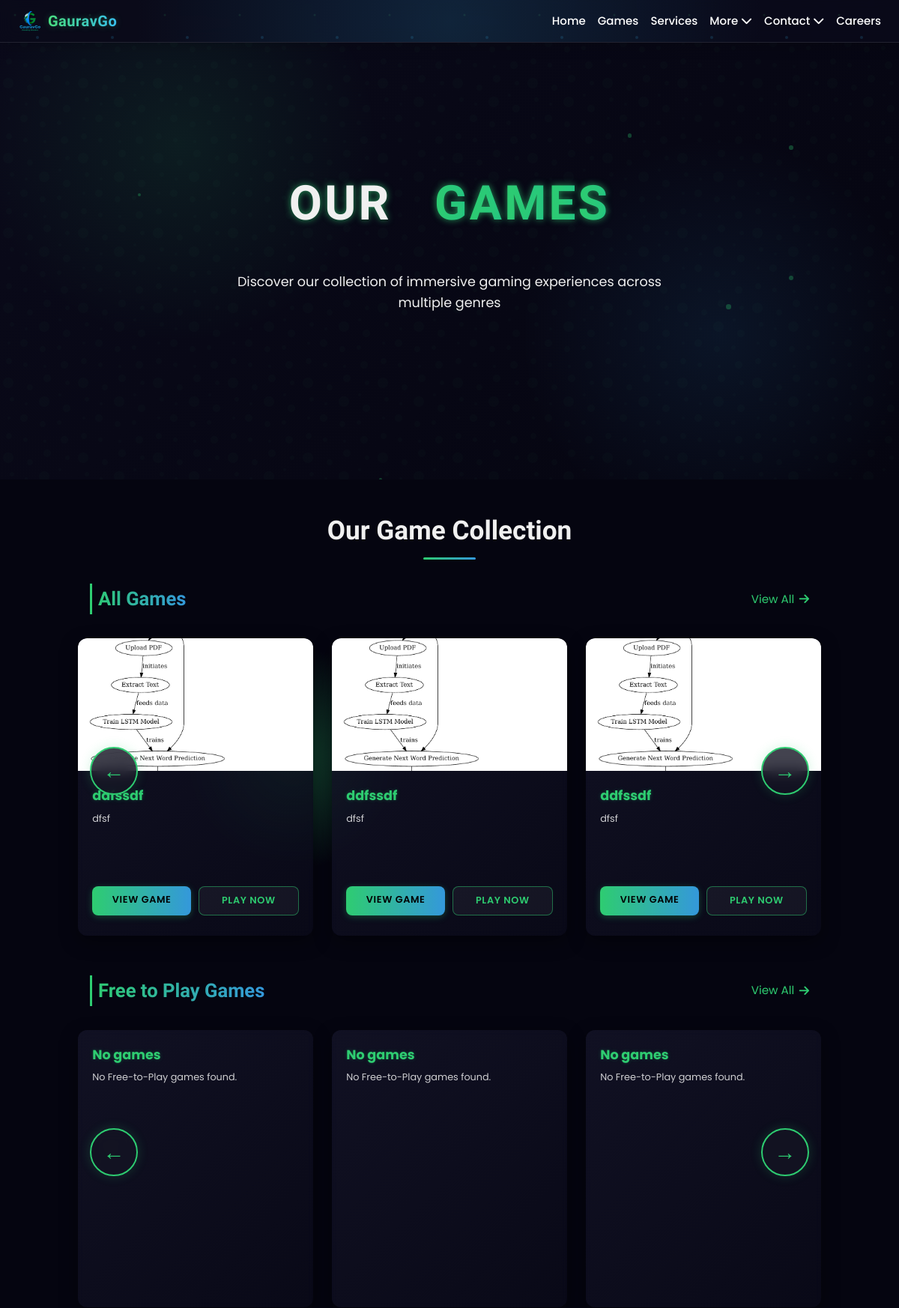
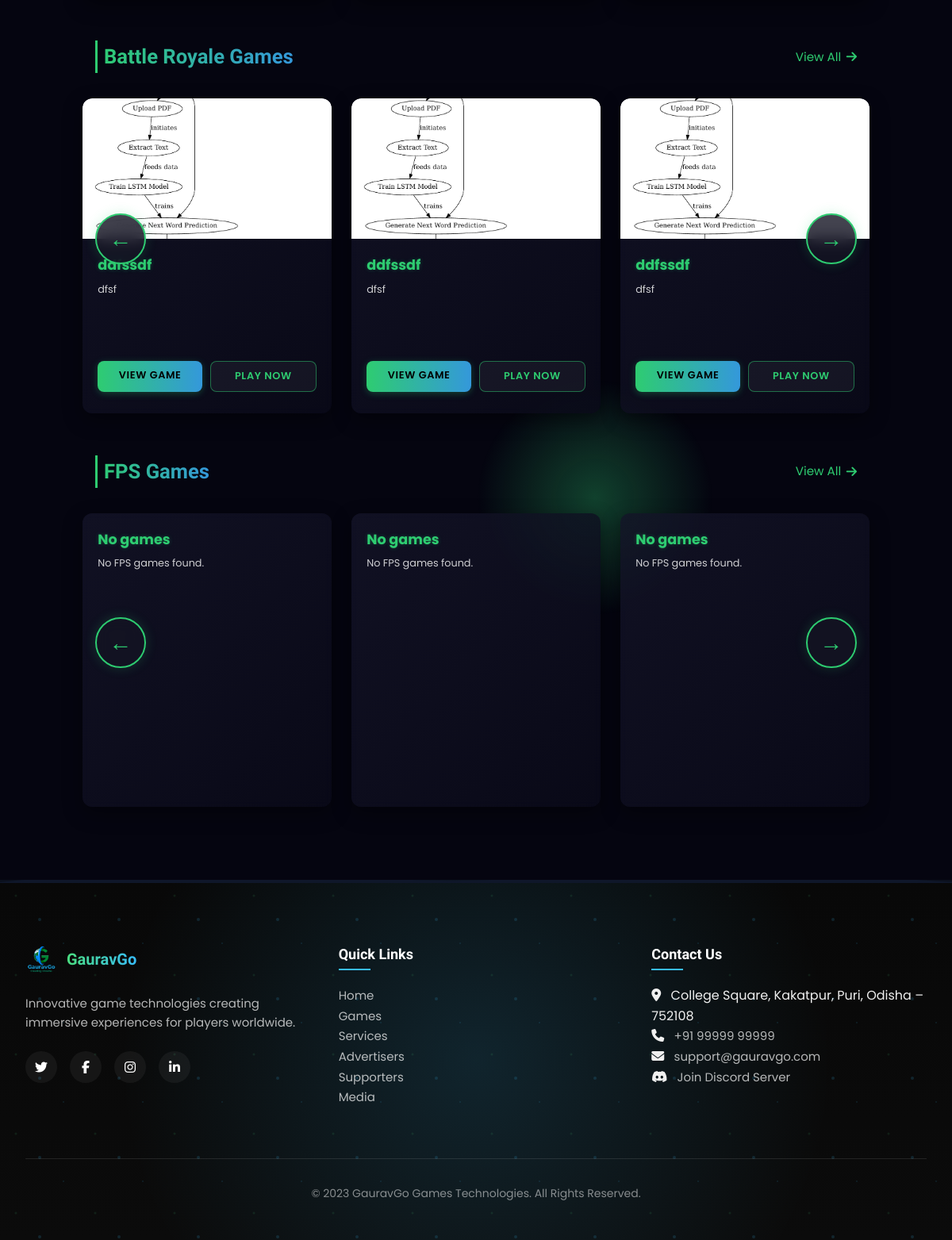
/games, run on the app's committed database (2 pictures, top to bottom).
### gauravgowebsite/models.py (models this page shows, shortened)
class Games(models.Model):
    title = models.CharField(max_length=200, null=True)
    description = models.CharField(max_length=5000, null=True)
    logo = models.ImageField(upload_to='logos/', null=True, blank=True)
    image = models.ImageField(upload_to='images/', null=True, blank=True)
    GAME_TYPE_CHOICES = [
        ('ftp', 'Free to Play Games'),
        ('br', 'Battle Royale Games'),
        ('fps', 'FPS Games'),
        ('rpg', 'RPG Games'),
        ('sim', 'Simulation Games'),
        ('other', 'Other'),
    ]
    game_type = models.CharField(max_length=20, choices=GAME_TYPE_CHOICES, default='other')
    creationdate = models.DateTimeField(auto_now_add=True)
    background_image = models.ImageField(upload_to='backgrounds/', null=True, blank=True)
    additional_description = models.TextField(null=True, blank=True)
    file_upload = models.FileField(upload_to='game_files/', null=True, blank=True)
    release_date = models.DateField(null=True, blank=True)
    publisher = models.CharField(max_length=200, default='GauravGo Games')
    rating = models.DecimalField(max_digits=3, decimal_places=1, default=5.0)
    file_size = models.CharField(max_length=50, default='31mb')
    platforms = models.CharField(max_length=200, default='Web, Android, iOS')
    youtube_link = models.URLField(null=True, blank=True)

### gauravgowebsite/views.py (the view)
# urls.py: path('games', games, name="games"),
def games(request):
    gtype = request.GET.get('type')
    if gtype:
        games_qs = Games.objects.filter(game_type=gtype).order_by('-creationdate')
    else:
        games_qs = Games.objects.all().order_by('-creationdate')
    ftp_games = Games.objects.filter(game_type='ftp').order_by('-creationdate')
    br_games = Games.objects.filter(game_type='br').order_by('-creationdate')
    fps_games = Games.objects.filter(game_type='fps').order_by('-creationdate')
    rpg_games = Games.objects.filter(game_type='rpg').order_by('-creationdate')
    sim_games = Games.objects.filter(game_type='sim').order_by('-creationdate')
    context = {
        'games': games_qs,
        'selected_type': gtype,
        'ftp_games': ftp_games,
        'br_games': br_games,
        'fps_games': fps_games,
        'rpg_games': rpg_games,
        'sim_games': sim_games,
    }
    return render(request, 'games.html', context)

### gauravgowebsite/templates/games.html (shortened to what this page needs)
{% load static %}
<!DOCTYPE html>
<html lang="en" class="scroll-smooth">
<head>
    <link href="https://cdn.jsdelivr.net/npm/tailwindcss@2.2.19/dist/tailwind.min.css" rel="stylesheet">
    <link rel="stylesheet" href="https://unpkg.com/swiper@8/swiper-bundle.min.css">
    <link href="https://unpkg.com/aos@2.3.4/dist/aos.css" rel="stylesheet">
    <link rel="stylesheet" href="https://cdnjs.cloudflare.com/ajax/libs/font-awesome/6.4.0/css/all.min.css">
</head>
<body>
    {% include "header.html" %}
    <section class="hero-section">
        <div class="hero-particles" id="particles"></div>
        <div class="text-center">
            <h1 class="hero-title orbitron">
                <span style="--i: 1">O</span><span style="--i: 2">u</span><span style="--i: 3">r</span>
                <span style="--i: 4">&nbsp;</span>
                <span style="--i: 5" class="gradient-text glow">G</span><span style="--i: 6"
                    class="gradient-text glow">a</span><span style="--i: 7" class="gradient-text glow">m</span><span
                    style="--i: 8" class="gradient-text glow">e</span><span style="--i: 9"
                    class="gradient-text glow">s</span>
            </h1>
            <p class="hero-subtitle">Discover our collection of immersive gaming experiences across multiple genres</p>
        </div>
    </section>
    <section id="projects">
        <div class="container mx-auto px-4">
            <h2 class="section-title orbitron">Our Game Collection</h2>
            <div class="slider-section">
                <div class="slider-header">
                    <h3 class="slider-title orbitron">All Games</h3>
                    <a href="#" class="view-all">
                        <span>View All</span>
                        <i class="fas fa-arrow-right"></i>
                    </a>
                </div>
                <div id="all-games-slider" class="swiper-container">
                    <div class="swiper-wrapper">
                        {% for game in games %}
                        <div class="swiper-slide game-card">
                            {% if game.logo %}
                                <img src="{{ game.logo.url }}" alt="{{ game.title }} logo">
                            {% else %}
                                <img src="{% static 'img/placeholder-100.png' %}" alt="No logo">
                            {% endif %}
                            <div class="game-card-content">
                                <h3>{{ game.title }}</h3>
                                <p>{{ game.description|truncatechars:120 }}</p>
                                <div class="game-buttons">
                                    <a href="{% url 'game_detail' game.id %}" class="game-btn view-btn" tabindex="0" style="position:relative;z-index:2;">View Game</a>
                                    <a href="#" class="game-btn play-btn" tabindex="0" style="position:relative;z-index:2;">Play Now</a>
                                </div>
                            </div>
                        </div>
                        {% endfor %}
                    </div>
                    <div class="swiper-button-prev all-games-prev"></div>
                    <div class="swiper-button-next all-games-next"></div>
                </div>
            </div>
            <div class="slider-section">
                <div class="slider-header">
                    <h3 class="slider-title orbitron">Free to Play Games</h3>
                    <a href="#" class="view-all">
                        <span>View All</span>
                        <i class="fas fa-arrow-right"></i>
                    </a>
                </div>
                <div id="f2p-games-slider" class="swiper-container">
                    <div class="swiper-wrapper">
                        {% for g in ftp_games %}
                        <div class="swiper-slide game-card">
                            {% if g.logo %}
                                <img src="{{ g.logo.url }}" alt="{{ g.title }}">
                            {% else %}
                                <img src="{% static 'img/placeholder-100.png' %}" alt="No logo">
                            {% endif %}
                            <div class="game-card-content">
                                <h3>{{ g.title }}</h3>
                                <p>{{ g.description|truncatechars:120 }}</p>
                                <div class="game-buttons">
                                    <a href="{% url 'game_detail' g.id %}" class="game-btn view-btn" tabindex="0" style="position:relative;z-index:2;">View Game</a>
                                    <a href="#" class="game-btn play-btn" tabindex="0" style="position:relative;z-index:2;">Play Now</a>
                                </div>
                            </div>
                        </div>
                        {% empty %}
                        <div class="swiper-slide game-card"><div class="game-card-content"><h3>No games</h3><p>No Free-to-Play games found.</p></div></div>
                        {% endfor %}
                    </div>
                    <div class="swiper-button-prev f2p-prev"></div>
                    <div class="swiper-button-next f2p-next"></div>
                </div>
            </div>
            <div class="slider-section">
                <div class="slider-header">
                    <h3 class="slider-title orbitron">Battle Royale Games</h3>
                    <a href="#" class="view-all">
                        <span>View All</span>
                        <i class="fas fa-arrow-right"></i>
                    </a>
                </div>
                <div id="battle-royale-games-slider" class="swiper-container">
                    <div class="swiper-wrapper">
                        {% for g in br_games %}
                        <div class="swiper-slide game-card">
                            {% if g.logo %}
                                <img src="{{ g.logo.url }}" alt="{{ g.title }}">
                            {% else %}
                                <img src="{% static 'img/placeholder-100.png' %}" alt="No logo">
                            {% endif %}
                            <div class="game-card-content">
                                <h3>{{ g.title }}</h3>
                                <p>{{ g.description|truncatechars:120 }}</p>
                                <div class="game-buttons">
                                    <a href="{% url 'game_detail' g.id %}" class="game-btn view-btn" tabindex="0" style="position:relative;z-index:2;">View Game</a>
                                    <a href="#" class="game-btn play-btn" tabindex="0" style="position:relative;z-index:2;">Play Now</a>
                                </div>
                            </div>
                        </div>
                        {% empty %}
                        <div class="swiper-slide game-card"><div class="game-card-content"><h3>No games</h3><p>No Battle Royale games found.</p></div></div>
                        {% endfor %}
                    </div>
                    <div class="swiper-button-prev battle-royale-prev"></div>
                    <div class="swiper-button-next battle-royale-next"></div>
                </div>
            </div>
            <div class="slider-section">
                <div class="slider-header">
                    <h3 class="slider-title orbitron">FPS Games</h3>
                    <a href="#" class="view-all">
                        <span>View All</span>
                        <i class="fas fa-arrow-right"></i>
                    </a>
                </div>
                <div id="fps-games-slider" class="swiper-container">
                    <div class="swiper-wrapper">
                        {% for g in fps_games %}
                        <div class="swiper-slide game-card">
                            {% if g.logo %}
                                <img src="{{ g.logo.url }}" alt="{{ g.title }}">
                            {% else %}
                                <img src="{% static 'img/placeholder-100.png' %}" alt="No logo">
                            {% endif %}
                            <div class="game-card-content">
                                <h3>{{ g.title }}</h3>
                                <p>{{ g.description|truncatechars:120 }}</p>
                                <div class="game-buttons">
                                    <a href="{% url 'game_detail' g.id %}" class="game-btn view-btn" tabindex="0" style="position:relative;z-index:2;">View Game</a>
                                    <a href="#" class="game-btn play-btn" tabindex="0" style="position:relative;z-index:2;">Play Now</a>
                                </div>
                            </div>
                        </div>
                        {% empty %}
                        <div class="swiper-slide game-card"><div class="game-card-content"><h3>No games</h3><p>No FPS games found.</p></div></div>
                        {% endfor %}
                    </div>
                    <div class="swiper-button-prev fps-prev"></div>
                    <div class="swiper-button-next fps-next"></div>
                </div>
            </div>
        </div>
    </section>
    {% include "footer.html" %}
</body>
</html>

### gauravgowebsite/templates/header.html (style rules this page uses)
:root { --primary-green: #4ade80; --crystal-blue: #38bdf8; --deep-navy: #0a0a1a; --near-black: #050510; }
* { box-sizing: border-box; margin: 0; padding: 0; list-style: none; text-decoration: none; }
body { font-family: 'Poppins', sans-serif; background: var(--near-black); }
.orbitron { font-family: 'Orbitron', sans-serif; }

### gauravgowebsite/templates/footer.html (style rules this page uses)
:root { --primary-green: #4ade80; --crystal-blue: #38bdf8; --deep-navy: #0a0a1a; --near-black: #050510; }
* { box-sizing: border-box; margin: 0; padding: 0; list-style: none; text-decoration: none; }
body { font-family: 'Poppins', sans-serif; background: var(--near-black); }
.orbitron { font-family: 'Orbitron', sans-serif; }

### data on the page
Games: logo (picture), title "ddfssdf", description "dfsf"
